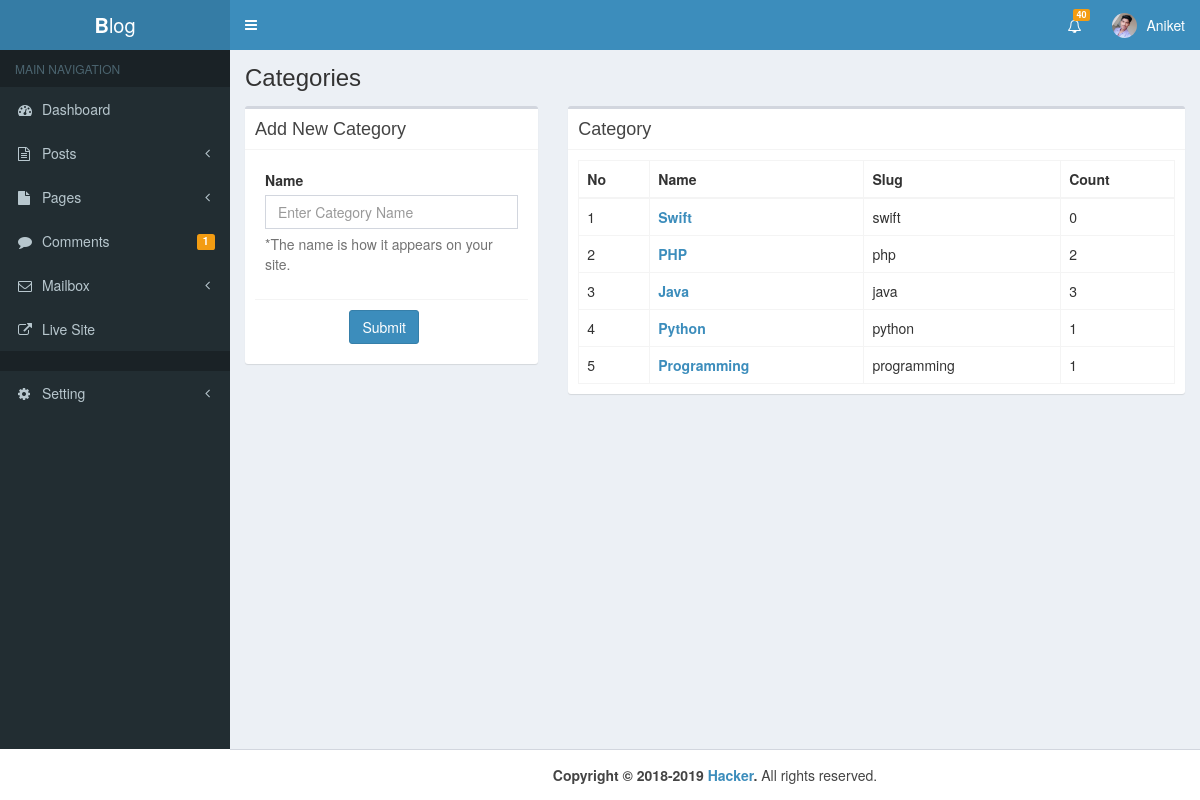
The app's page /admin/category.php (signed in) with its own data.
### tables this page shows
CREATE TABLE `user` (
  `id` int(11) NOT NULL,
  `username` varchar(100) NOT NULL,
  `email` varchar(100) NOT NULL,
  `website` varchar(100) NOT NULL,
  `fname` varchar(100) NOT NULL,
  `lname` varchar(100) NOT NULL,
  `bio` mediumtext NOT NULL,
  `detail` varchar(500) NOT NULL,
  `password` varchar(100) NOT NULL,
  `img` varchar(1000) NOT NULL,
  `registered_date` varchar(100) NOT NULL
);

CREATE TABLE `category` (
  `id` int(11) NOT NULL,
  `name` varchar(100) NOT NULL,
  `slug` varchar(100) NOT NULL
);

### admin/category.php (the view, shortened to what this page needs)
<?php
include "header.php"
?>
<body class="hold-transition skin-blue sidebar-mini">
<div class="wrapper">
  <?php include "nav.php" ?>
  <?php include "sidebar.php" ?>
  <div class="content-wrapper">
    <section class="content-header">
      <h1>
        Categories
      </h1>
    </section>
    <section class="content">
      <div class="row">
        <div class="col-md-4">
          <div class="box">
            <div class="box-header with-border">
              <h3 class="box-title">Add New Category</h3>
           </div>
           <div class="box-body">
             <div class="row">
               <div class="col-md-12">
                  <form role="form" action="category.php" method="post">
                   <div class="box-body">
                    <div class="form-group">
                      <label for="exampleInputEmail1">Name</label>
                      <input type="text" name="Category" class="form-control" id="categoryname" placeholder="Enter Category Name">
                      <span class="help-block">*The name is how it appears on your site.</span>
                    </div>
                  </div>
                  <div class="box-footer">
                    <button type="submit" name="Submit" class="btn btn-primary col-md-offset-4">Submit</button>
                  </div>
                </form>
               </div>
             </div>
           </div>
         </div>
       </div>
       <div class="col-md-8">
          <div class="box">
            <div class="box-header with-border">
              <h3 class="box-title">Category</h3>
            </div>
            <div class="box-body">
            <table class="table table-bordered table-hover">
              <thead>
                <tr>
                  <th>No</th>
                  <th>Name</th>
                  <th>Slug</th>
                  <th>Count</th>
                </tr>
              </thead>
              <tbody>
                          <?php
                            $sr = 0;
                            $sql = "SELECT * FROM category ORDER BY id DESC";
                            $result = mysqli_query($con,$sql);
                            while ($row = mysqli_fetch_array($result)) {
                            $id = $row['id'];
                            $name = $row['name'];
                            $slug = $row['slug'];
                            $sq = "SELECT count(*) as total FROM posts WHERE category_id = '$id'";
                            $res = mysqli_query($con,$sq);
                            $row = mysqli_fetch_array($res);
                            $total = $row['total'];
                            $sr++;
                          ?>
                        <tr>
                          <td><?php echo "$sr"; ?></td>
                          <td class="titleHover">
                          <a href="#">
                             <b>
                              <?php echo $name ?>
                            </b><br>
                          </a>
                          </td>
                          <td><?php echo "$slug"; ?></td>
                          <td><?php echo "$total"; ?></td>
                        </tr>
                        <?php
                            }
                        ?>
                    </tbody>
                  </table>
              </div>
            </div>
          </div>
        </div>
      </div>
     </div>
  <?php include "footer.php" ?>
</body>

### admin/nav.php (shortened to what this page needs)
<?php
$con = new mysqli("localhost","root","","blog");
$i = $_SESSION['User_Id'];
$sql = "SELECT * FROM user WHERE id = '$i'";
$result = mysqli_query($con,$sql);
$row = mysqli_fetch_array($result);
$user = $row['username'];
$img = $row['img'];
 ?>
<header class="main-header">
  <a href="index.php" class="logo">
    <span class="logo-lg"><b>B</b>log</span>
  </a>
  <nav class="navbar navbar-static-top">
      <a href="#" class="sidebar-toggle" data-toggle="push-menu" role="button">
      </a>
      <div class="navbar-custom-menu">
        <ul class="nav navbar-nav">
          <li class="dropdown notifications-menu">
           <a href="#" class="dropdown-toggle" data-toggle="dropdown">
             <i class="fa fa-bell-o"></i>
             <span class="label label-warning">40</span>
           </a>
         </li>
          <li class="dropdown user user-menu">
            <a href="#" class="dropdown-toggle" data-toggle="dropdown">
              <?php if (!empty($img)): ?>
                <img src="upload/<?php echo "$img"; ?>" class="user-image" alt="User Image">
              <?php endif; ?>
              <span class="hidden-xs"><?php echo "$user"; ?></span>
            </a>
          </li>
        </ul>
      </div>
    </nav>
</header>

### admin/assets/css/main.css (style rules this page uses)
body { min-height: 100vh; }

### records on screen
user: img (placeholder picture), username "Aniket"
category: name "Swift", slug "swift", total "0"
category: name "PHP", slug "php", total "2"
category: name "Java", slug "java", total "3"
category: name "Python", slug "python", total "1"
category: name "Programming", slug "programming", total "1"

### other values on screen
$PendingComment "1"
